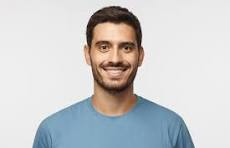
#> input picture face_image.jpg, 230 x 148 px
$ python facedetection.py
#> lines starting #> are read from the running program, lines starting #| are printed output that depends on the picture; after the words box and inside, x2 and y2 are one past the last pixel; in counts of white or black regions, pixels touching at a corner belong together
import cv2
import matplotlib.pyplot as plt
import matplotlib.pyplot as plt
face_cascade = cv2.CascadeClassifier("haarcascade-frontalface-default.xml")
image = cv2.imread('face_image.jpg')
#> image is the input picture: shape (148, 230, 3); mean B, G, R 204.1, 203.1, 202.3
gray_image = cv2.cvtColor(image, cv2.COLOR_BGR2GRAY)
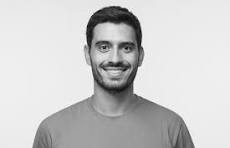
#> gray_image: shape (148, 230); min 5, max 254, mean 203
faces = face_cascade.detectMultiScale(gray_image)
#> faces = [[82, 22, 66, 66]]
for (x, y, w, h) in faces:
  cv2.rectangle(image, (x, y), (x+w, y+h), (8, 255, 0), 2)
#> this loop made 1 pass
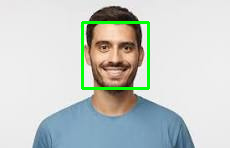
#> image: shape (148, 230, 3); 2.31% of pixels changed, all inside (x1, y1, x2, y2) = (81, 21, 150, 90)
plt.imshow(image, cmap="gray")
plt.title('Face Detected Image')
plt.show()
